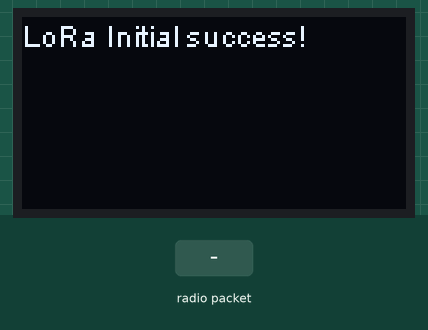
A sketch run on a simulated ESP32. Shown: 128×64 one-colour display. The inputs (shaded band) are chosen by the test bench. What the sketch prints to the serial monitor is not drawn.

Above: at 1.5 s.
1.6 s: radio packet "1" arrives
At 2.1 s:
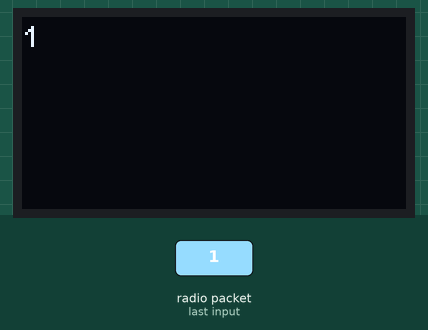
3.1 s: radio packet "0" arrives
At 4.1 s:
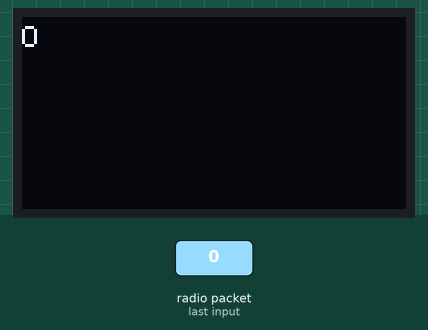
5.1 s: radio packet "2" arrives
Timing chart, 0 to 8.1 s (numbered marks = the images above; inputs shaded):
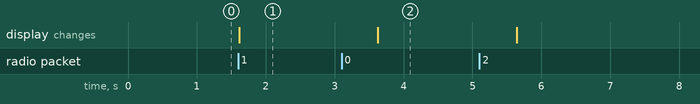

The sketch:

LoRaReciver.ino
```cpp
#include "Arduino.h"
#include "heltec.h"
#include <time.h>

/* OLED Display constants */
const int start = 0;
const int end_x = 60;
const int end_y = 20;
const int wait_time = 2000;
const int max_width = end_x;


const long frequency = 915E6;  // LoRa Frequency


void drawMessage(int x, int y, char* m) {
  Heltec.display->setTextAlignment(TEXT_ALIGN_LEFT);
  Heltec.display->drawStringMaxWidth(x, y, max_width, m);
  // write the buffer to the display
  Heltec.display->display();
}


void setup() {
  Heltec.begin(true /*DisplayEnable Enable*/, true /*LoRa Enable*/, true /*Serial Enable*/);
  Heltec.display->setFont(ArialMT_Plain_10);
  Heltec.display->clear();
  LoRa.setFrequency(frequency);

  Serial.begin(9600);
  while (!Serial)
    ;
}


void loop() {
  int packetSize = LoRa.parsePacket();

  char buffer[1024];
  int i = 0;
  if (packetSize) {
    // received a packet
    Serial.print("Received packet '");

    // read packet
    while (LoRa.available()) {
      // drawMessage(start, start, (char*)LoRa.read());
      buffer[i] = (char)LoRa.read();
      i++;
      // Serial.print((char)LoRa.read());
      // Serial.println();
    }
    buffer[i] = '\0';
    drawMessage(start, start, buffer);
    // print RSSI of packet
    // Serial.print("' with RSSI ");
    // Serial.println(LoRa.packetRssi());
    delay(wait_time);
    Heltec.display->clear();
  }
}
```

Measured:
- after the input at 1.6 s, the display: changes at once (image 1)
- after the input at 3.1 s, the display: changes after 0.53 s (image 2)
